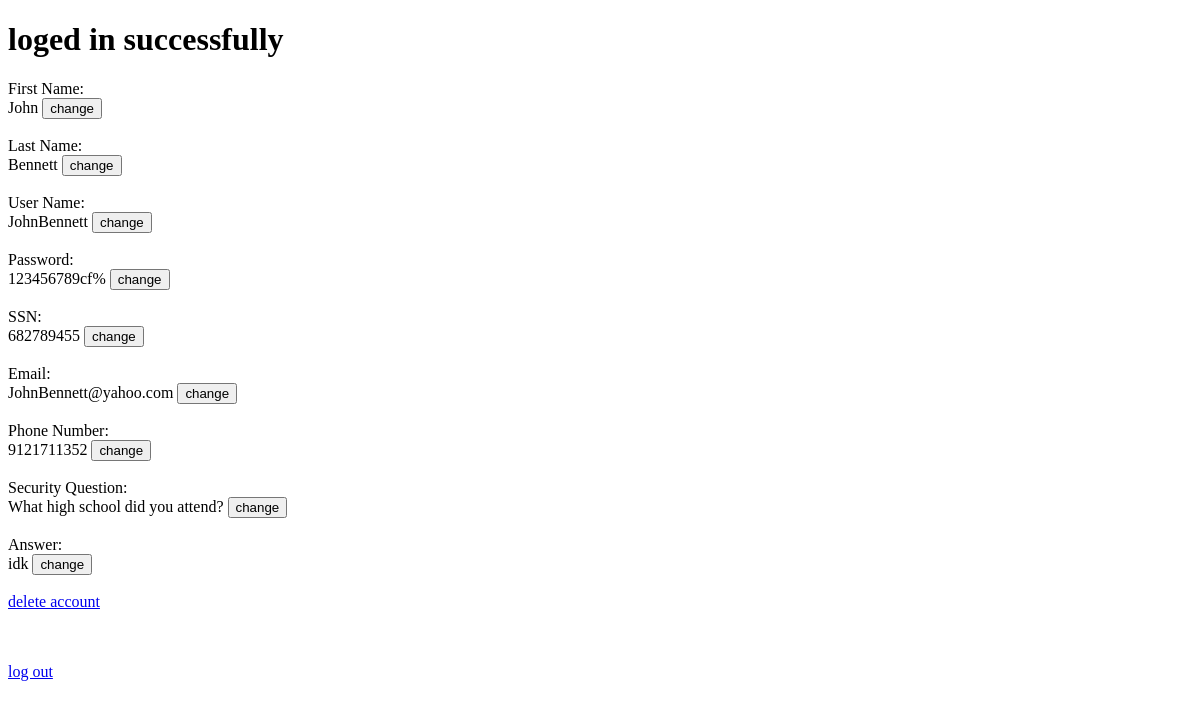
/register/loged_in/JohnBennett, run on an earlier commit of the app's database.
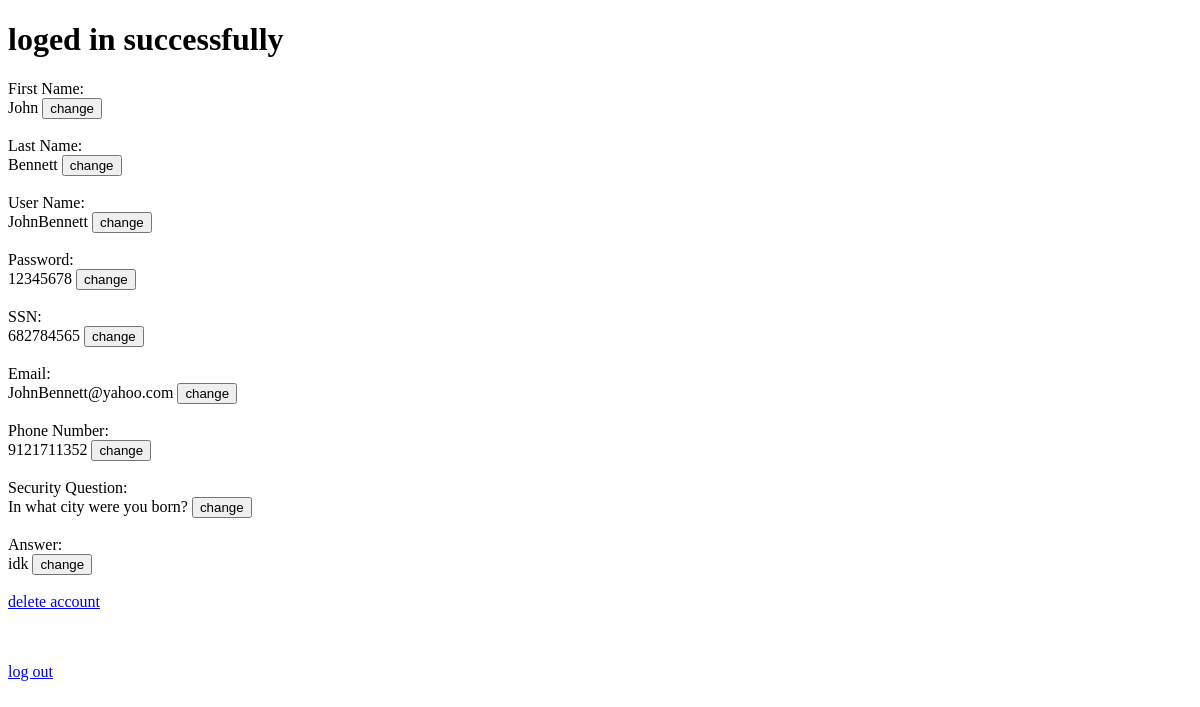
And on a later commit of the database.
### register/models.py (models this page shows)
class Members(models.Model):
  first_name = models.CharField(max_length=255)
  last_name = models.CharField(max_length=255)
  user_name = models.CharField(max_length=255)
  email = models.CharField(max_length=255)
  phone = models.CharField(max_length=255)
  security_question = models.CharField(max_length=255)
  answer = models.CharField(max_length=255)
  ssn = models.CharField(max_length=255)
  password = models.CharField(max_length=255)

### register/views.py (the view)
# urls.py: path('loged_in/<str:user_name>', views.loged_in, name='loged_in'),
def loged_in(request,user_name):
    member = Members.objects.get(user_name=user_name)
    security_questions = ("In what city were you born?", "What is the name of your favorite pet?" ,"What is your mother's maiden name?", "What high school did you attend?", "What was the name of your elementary school?", "What was the make of your first car?", "What was your favorite food as a child?")
    security_question  = security_questions[int(member.security_question)-1]
    context = {
      'first_name' : member.first_name , 'last_name' : member.last_name, 'user_name' : member.user_name, 'password' : member.password, 'ssn': member.ssn, 'email' : member.email, 'phone' : member.phone, 'security_question' : security_question, 'answer' : member.answer
    }
    template = loader.get_template('loged_in.html')
    return HttpResponse(template.render(context,request))

### register/templates/loged_in.html (shortened to what this page needs)
<!DOCTYPE html>
<html>
<body>
<h1>loged in successfully</h1>
First Name:<br>
<tr>
<td>{{ first_name }}</td>
</tr>
<button type="button" onclick="change('First Name:','first_name','t')">change</button>
<br><br>
Last Name:<br>
<tr> <td>{{last_name}}</td> </tr>
<button type="button" onclick="change('Last Name:','last_name','t')">change</button>
<br><br>
User Name:<br>
<tr> <td>{{user_name}}</td> </tr>
<button type="button" onclick="change('User Name:','user_name','t')">change</button>
<br><br>
Password:<br>
<tr> <td>{{password}}</td> </tr>
<button type="button" onclick="change('Password:','password','p')">change</button>
<br><br>
SSN:<br>
<tr> <td>{{ssn}}</td> </tr>
<button type="button" onclick="change('SSN:','ssn','n')">change</button>
<br><br>
Email:<br>
<tr> <td>{{email}}</td> </tr>
<button type="button" onclick="change('Email:','email','e')">change</button>
<br><br>
Phone Number:<br>
<tr> <td>{{phone}}</td> </tr>
<button type="button" onclick="change('Phone Number:','phone','n')">change</button>
<br><br>
Security Question:<br>
<tr> <td>{{security_question}}</td> </tr>
<button type="button" onclick="changes()">change</button>
<br><br>
Answer:<br>
<tr> <td>{{answer}}</td> </tr>
<button type="button" onclick="change('Answer:','answer','t')">change</button>
<br><br
<p>
<a href="delete/{{ user_name }}">delete account</a>
<br><br>
<a href="{% url 'index' %}">log out</a>
</body>
</html>

What changed in the data, as far as the page shows it:
changed Members "John": password "123456789cf%" → "12345678"; ssn "682789455" → "682784565"
Also different on the page:
{{ security_question }}: "What high school did you attend?" → "In what city were you born?"
